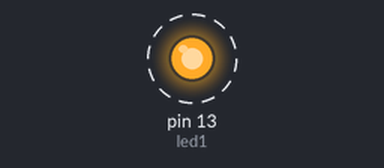
A sketch run on a simulated Arduino Uno, built with avr-gcc and run on an emulated ATmega328P. Shown: output pins drawn as LEDs (lit = HIGH). Dashed ring = blinking.

Above: at 0.5 s.
Timing chart, 0 to 4.6 s (numbered marks = the images above):
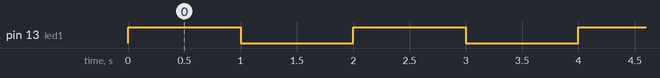

Measured:
- by itself, pin 13 (led1): alternates HIGH for 1.0 s and LOW for 1.0 s

The sketch:

Project1_BlinkingLights.ino
```cpp
/*
  Name: Blinking Lights
  Description: Turn an LED on and then off, repeatedly
                for some time delay
  Author: Amar Bhatt
*/

int led1 = 13; //LED is connected to Pin 13
int X = 1000; //Time delay

//Setup
void setup(){
  pinMode(led1,OUTPUT); //Initialize pin 13 for output
}// end setup

void loop(){
  digitalWrite(led1, HIGH); //Turn on LED on pin 13
  delay(X); //wait for X ms
  digitalWrite(led1, LOW); //Turn off LED on pin 13
  delay(X); //wait for X ms
}//end loop
```
